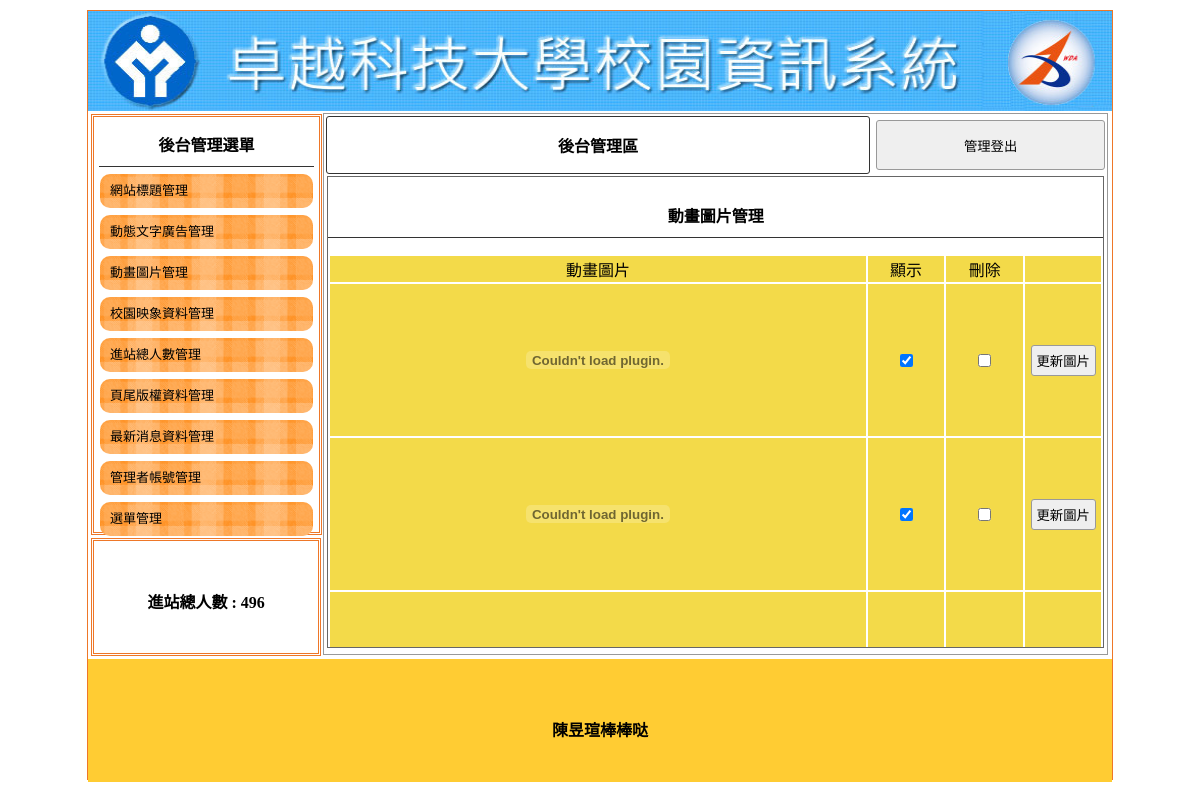
The app's page /admin.php?do=admin&redo=mvim, older data.
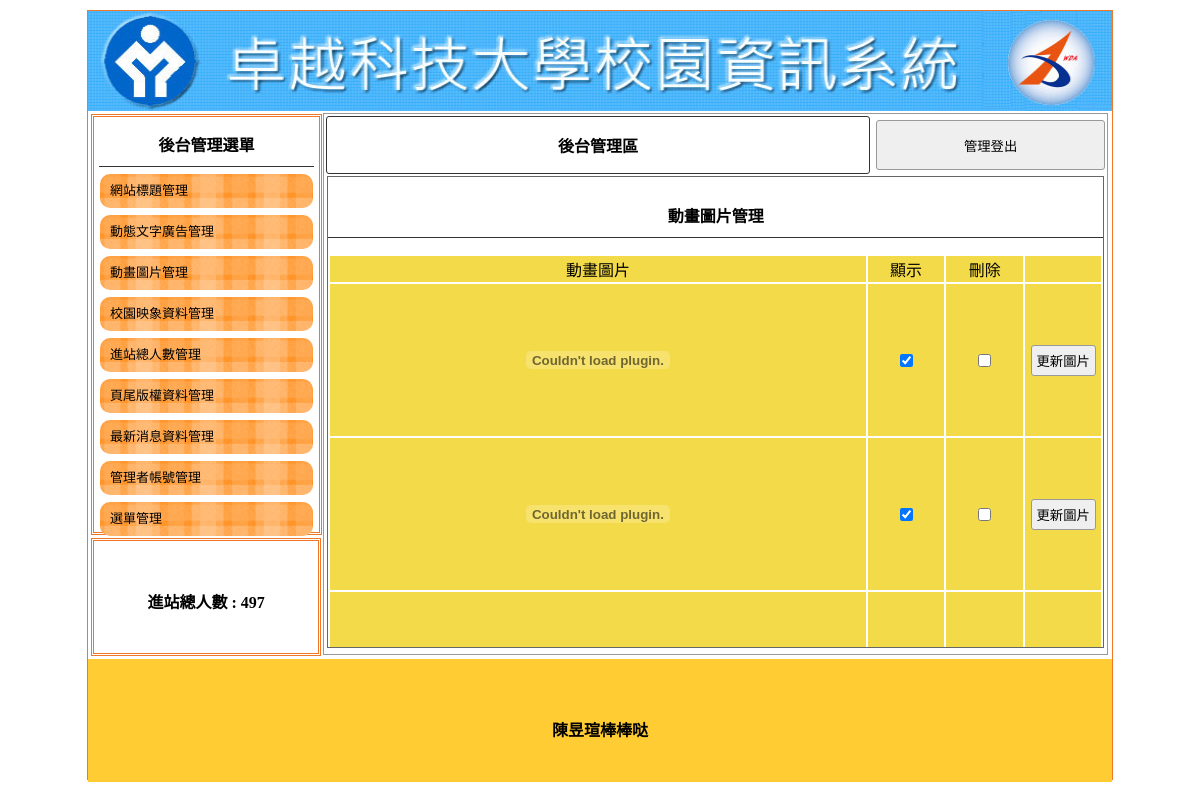
The same page, newer data.
### tables this page shows
CREATE TABLE `people` (
  `people_seq` int(10) UNSIGNED NOT NULL,
  `people_num` int(10) NOT NULL
);

### a_mvim.php (the view, shortened to what this page needs)
							   <div style="width:99%; height:87%; margin:auto; overflow:auto; border:#666 1px solid;">
                                    <p class="t cent botli">動畫圖片管理</p>
        <form method="POST" >
    <table width="100%">
    <tr class="yel">
        	<td width="70%">動畫圖片</td><td width="10%">顯示</td><td width="10%">刪除</td><td width="10%"></td>
                    </tr>
<?php
$sql = "select * from a_mvim " ;
$c1 = mysqli_query($link,$sql) ;
$c2 = mysqli_fetch_assoc($c1);
?>
<?php do{ ?>
    <tr class="yel">
    <td width="70%"><embed src="img/<?=$c2['a_mvim_img']?>" style="height:150px;" /></embed></td>
    <td width="10%"><input type="checkbox" value="<?=$c2['a_mvim_seq']?>" name="myupdate[]" <?php if($c2['a_mvim_display'] == 1 ){ ?> checked <?php } ?>  /> </td>
    <td width="10%"><input type="checkbox" value="<?=$c2['a_mvim_seq']?>" name="delete[]" /> </td>
    <td width="10%"><input type="button" onclick="op(&#39;#cover&#39;,&#39;#cvr&#39;,&#39;a_mvim_pic.php?do=mvim&picno=<?=$c2['a_mvim_seq']?>&#39;)" value="更新圖片"></td>
    </tr>
<?php }while($c2 = mysqli_fetch_assoc($c1)); ?>
  </table>
        </form>
                                    </div>

### people.php (shortened to what this page needs)
<?php
if(empty($_SESSION["login"])){
    $sql = "update people set people_num = people_num + 1";
    mysqli_query($link,$sql);
}
$sql = "select * from people" ;
$c1 = mysqli_query($link,$sql);
$c2 = mysqli_fetch_assoc($c1);
echo $c2["people_num"];
?>

Row changes from the older to the newer data that the page shows:
changed people: people_num "496" → "497"
